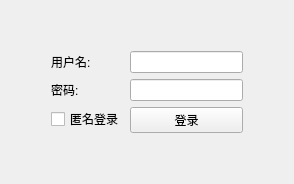
<?xml version="1.0" encoding="UTF-8"?>
<ui version="4.0">
 <class>LoginWin</class>
 <widget class="QWidget" name="LoginWin">
  <property name="geometry">
   <rect>
    <x>0</x>
    <y>0</y>
    <width>294</width>
    <height>173</height>
   </rect>
  </property>
  <property name="windowTitle">
   <string>LoginWin</string>
  </property>
  <layout class="QGridLayout" name="gridLayout">
   <item row="0" column="0">
    <layout class="QFormLayout" name="formLayout">
     <property name="labelAlignment">
      <set>Qt::AlignJustify|Qt::AlignVCenter</set>
     </property>
     <property name="formAlignment">
      <set>Qt::AlignLeading|Qt::AlignLeft|Qt::AlignTop</set>
     </property>
     <property name="leftMargin">
      <number>40</number>
     </property>
     <property name="topMargin">
      <number>40</number>
     </property>
     <property name="rightMargin">
      <number>40</number>
     </property>
     <property name="bottomMargin">
      <number>40</number>
     </property>
     <item row="0" column="0">
      <widget class="QLabel" name="label">
       <property name="text">
        <string>用户名:</string>
       </property>
      </widget>
     </item>
     <item row="0" column="1">
      <widget class="QLineEdit" name="ID_Line"/>
     </item>
     <item row="1" column="0">
      <widget class="QLabel" name="label_2">
       <property name="text">
        <string>密码:</string>
       </property>
      </widget>
     </item>
     <item row="1" column="1">
      <widget class="QLineEdit" name="PW_Line"/>
     </item>
     <item row="2" column="1">
      <widget class="QPushButton" name="Login_Button">
       <property name="text">
        <string>登录</string>
       </property>
      </widget>
     </item>
     <item row="2" column="0">
      <widget class="QCheckBox" name="anonymous_check">
       <property name="layoutDirection">
        <enum>Qt::LeftToRight</enum>
       </property>
       <property name="text">
        <string>匿名登录</string>
       </property>
       <property name="autoRepeat">
        <bool>false</bool>
       </property>
       <property name="tristate">
        <bool>false</bool>
       </property>
      </widget>
     </item>
    </layout>
   </item>
  </layout>
 </widget>
 <layoutdefault spacing="6" margin="11"/>
 <resources/>
 <connections>
  <connection>
   <sender>PW_Line</sender>
   <signal>returnPressed()</signal>
   <receiver>Login_Button</receiver>
   <slot>click()</slot>
   <hints>
    <hint type="sourcelabel">
     <x>185</x>
     <y>84</y>
    </hint>
    <hint type="destinationlabel">
     <x>185</x>
     <y>112</y>
    </hint>
   </hints>
  </connection>
 </connections>
</ui>
